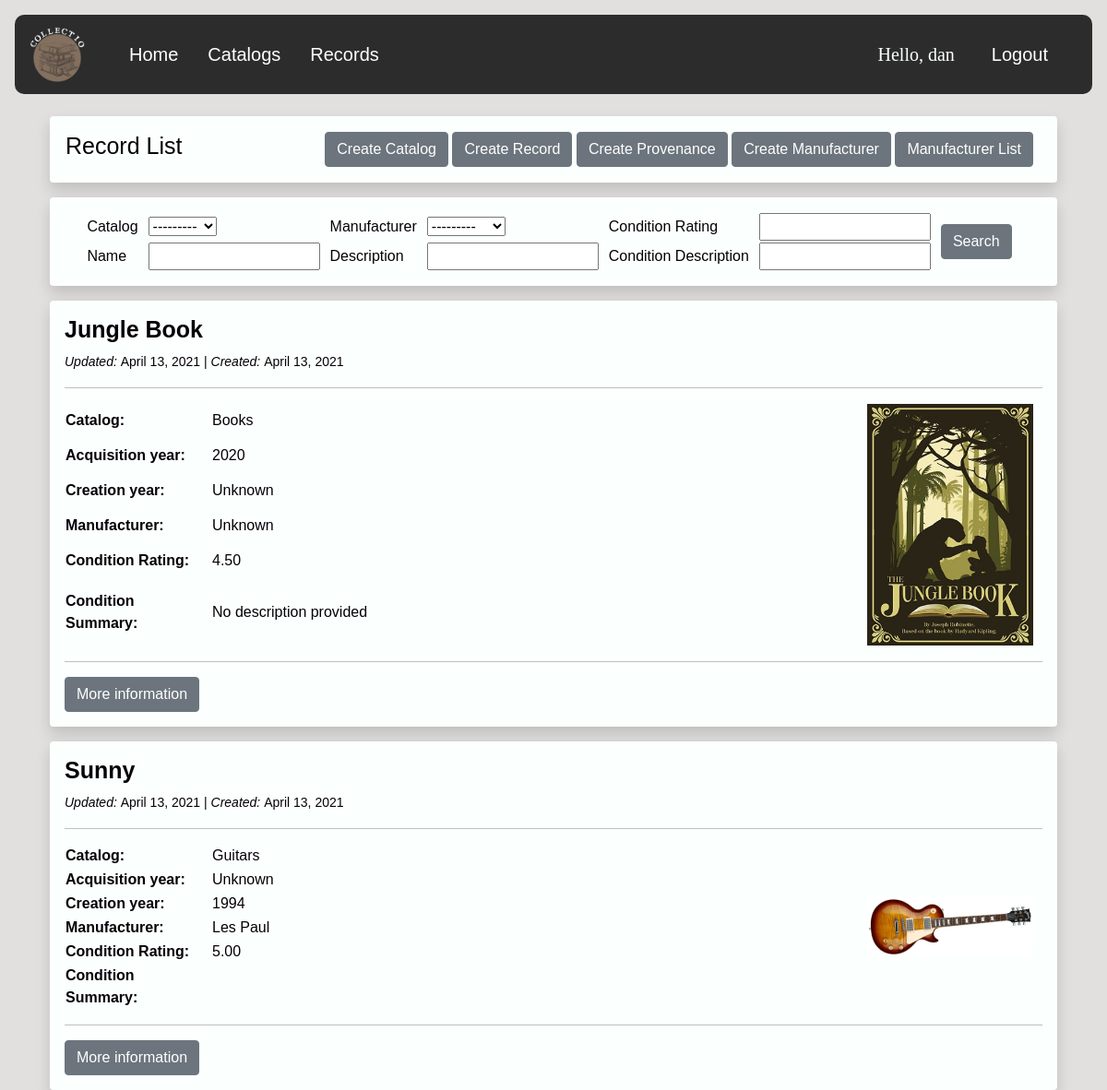
The app's page /search/ (signed in) with its own data.
### catalog/models.py (models this page shows, shortened)
class CommonInfo(models.Model):
    id = models.AutoField(primary_key=True)
    created_at = models.DateField(auto_now_add=True, editable=False)
    updated_at = models.DateField(auto_now=True, editable=False)
    name = models.CharField(max_length=100, help_text='Enter name')
    description = models.TextField(blank=True, help_text='Enter description')
    class Meta:
        abstract = True
        ordering = ['name', '-updated_at']  # '-' reverses order, e.i. newest first

class Record(CommonInfo):
    created_by = models.ForeignKey(User, on_delete=models.CASCADE)
    my_catalog = models.ForeignKey(Catalog, on_delete=models.CASCADE,
                                   verbose_name='Catalog')  # Many records to one Catalog. Deletes all records associated with deleted catalog.
    acquisition_date = models.CharField(max_length=100,
                                        help_text='Please use the following format: <em> YYYY - YYYY </em>', blank=True,
                                        default='Unknown')
    creation_date = models.CharField(max_length=100, help_text='Please use the following format: <em> YYYY </em>',
                                     blank=True, default='Unknown')
    manufacturer = models.ForeignKey('Manufacturer', null=True, blank=True, on_delete=SET_NULL)
    record_picture = models.ImageField(null=True, blank=True, upload_to="images/")
    condition_rating = DecimalField(
        verbose_name='Condition Rating (0 to 5)',
        default=0,
        decimal_places=2,
        max_digits=3,
        validators=[MinValueValidator(Decimal('0')), MaxValueValidator(Decimal('5'))]
    )
    condition_description = models.TextField(blank=True, help_text='Enter condition description')

class Catalog(CommonInfo):
    created_by = models.ForeignKey(User, on_delete=models.CASCADE)
    def __str__(self):
        return f'{self.name}'

class Manufacturer(models.Model):
    created_by = models.ForeignKey(User, on_delete=models.CASCADE)
    name = models.CharField(max_length=100, help_text='Enter name')
    def __str__(self):
        return f'{self.name}'

### catalog/views.py (the view)
# urls.py: path('search/', views.advancedSearch, name='search'),
@login_required(login_url='/login')
def advancedSearch(request):
    catalogs = models.Catalog.objects.all()
    manufacturers = models.Manufacturer.objects.all()
    if request.user.is_superuser:
        records = models.Record.objects.all()
    else:
        records = models.Record.objects.filter(my_catalog__created_by=request.user)
    provenances = models.Provenance.objects.all()
    myFilter = RecordFilter(request.GET, queryset=records)
    records = myFilter.qs
    context = {
        'records': records,
        'provenances': provenances,
        'myFilter': myFilter,
        'catalogs': catalogs,
        'manufacturers': manufacturers,
    }
    return render(request, 'catalog/recordlist.html', context)

### catalog/templates/catalog/recordlist.html (shortened to what this page needs)
{% extends "catalog/base.html" %}
{% block content %}
    <div class="container">
        <div class="shadow p-3 mb-3 bg-dark rounded">
            <table style="width: 100%;">
                <td><h1 style="color: #060007; font-size: 25px;"> Record List </h1></td>
                <td align="right">
                    <a class="btn btn-secondary"  href="/create_catalog" role="button">Create Catalog</a>
                    <a class="btn btn-secondary" href="/create_record" role="button">Create Record</a>
                    <a class="btn btn-secondary" href="/create_provenance" role="button">Create Provenance</a>
                    <a class="btn btn-secondary" href="/create_manufacturer" role="button">Create Manufacturer</a>
                    <a class="btn btn-secondary" href="/manufacturer" role="button">Manufacturer List</a>
                </td>
            </table>
        </div>
        {% if myFilter %}
        <div class="shadow p-3 mb-3 bg-dark rounded">
            <form class="record-form" method="get">
                <table align="center">
                    <tr>
                        <td>Catalog</td> <td> {{ myFilter.form.my_catalog }}</td>
                        <td>Manufacturer</td> <td> {{ myFilter.form.manufacturer }}</td>
                        <td>Condition Rating</td> <td> {{ myFilter.form.condition_rating }}</td>
                        <td rowspan="0"> <button class="btn btn-secondary" type="submit">Search</button> </td>
                    </tr>
                    <tr>
                        <td>Name</td> <td> {{ myFilter.form.name }} </td>
                        <td>Description</td> <td> {{ myFilter.form.description }}</td>
                        <td>Condition Description</td> <td> {{ myFilter.form.condition_description }}</td>
                    </tr>
                </table>
            </form>
        </div>
    {% endif %}
        {% for record in records %}
                <div class="shadow p-3 mb-3 bg-dark rounded">
                <h3 class="text" style="font-weight:bold;font-size:25px;"> {{ record.name }}</h3>
                <p class="text"><small> <em> Updated: </em> {{ record.updated_at }} | <em>
                    Created: </em> {{ record.created_at }} </small></p>
                <hr>
                <table style="width:100%">
                    <colgroup>
                        <col span="1" style="width: 15%;">
                        <col span="1" style="width: 35%;">
                        <col span="1" style="width: 50%;">
                    </colgroup>
                    <tr>
                        <td style="text-align: left;"><strong>Catalog: </strong></td>
                        <td style="text-align: left;"> {{ record.my_catalog.name }}</td>
                        <td align="right" rowspan="0">
                            {% if record.record_picture %}
                            <img src="{{ record.record_picture.url }}" width="180">
                            {% endif %}
                        </td>
                    </tr>
                    <tr>
                        <td style="text-align: left;"><strong>Acquisition year: </strong></td>
                        <td style="text-align: left;">  {{ record.acquisition_date }} </td>
                    </tr>
                    <tr>
                        <td style="text-align: left;"><strong>Creation year: </strong></td>
                        <td style="text-align: left;">  {{ record.creation_date }} </td>
                    </tr>
                    <tr>
                        <td style="text-align: left;"><strong>Manufacturer: </strong></td>
                        {% if record.manufacturer.name %}
                        <td style="text-align: left;">  {{ record.manufacturer.name }} </td>
                        {% else %}
                            <td> Unknown </td>
                        {% endif %}
                    </tr>
                    <tr>
                        <td style="text-align: left;"><strong>Condition Rating: </strong></td>
                        <td style="text-align: left;">  {{ record.condition_rating }} </td>
                    </tr>
                    <tr>
                        <td style="text-align: left;"><strong>Condition Summary: </strong></td>
                        {% if record.manufacturer.name %}
                        <td style="text-align: left;">  {{ record.condition_description }} </td>
                        {% else %}
                            <td> No description provided </td>
                        {% endif %}
                    </tr>
                    </table>
                    <hr>
                    <a class="btn btn-secondary" href="{% url 'record-detail' pk=record.id %}">More information</a>
                </div>
        {% endfor %}
    </div>
    </div>
{% endblock content %}

### catalog/templates/catalog/navbar.html (shortened to what this page needs)
{% extends "catalog/base.html" %}
{% block navbar %}
    <head>
    </head>
    <nav class="navbar navbar-expand-lg px-3" style="background-color:#2c2c2c;border-radius: 10px;">
        <a href="/about" class="navbar-brand">
            {% load static %}
            <img src="{% static '/images/logo.png' %}" width="60" alt="" class="d-inline-block align-middle mr-2">
        </a>
        <div class="collapse navbar-collapse" id="navbarNav">
            <ul class="nav navbar-nav me-auto px-3">
                <li class="nav-item">
                    <a class="nav-link active px-3" style="font-size: 20px" aria-current="page" href="/home">Home</a>
                </li>
                {% if request.user.is_authenticated %}
                    <li class="nav-item">
                        <a class="nav-link active px-3" style="font-size: 20px" href="/catalog">Catalogs</a>
                    </li>
                    <li class="nav-item">
                        <a class="nav-link active px-3" style="font-size: 20px" href="/search">Records</a>
                    </li>
                {% endif %}
            </ul>
            {% if request.user.is_authenticated %}
                <ul class="nav navbar-nav navbar-right px-0">
                    <span class="ref px-2 py-2" id="hello_msg">Hello, {{ request.user }}  </span>
                </ul>
                <ul class="nav navbar-nav navbar-right px-3">
                    <a class="nav-link active px-3" style="font-size: 20px" href="/logout"> Logout</a>
                </ul>
            {% endif %}
        </div>
    </nav>
{% endblock navbar %}

### catalog/templates/catalog/base.html (style rules this page uses)
body, html { margin: 0; padding: 0; height: 100%; background: #e2dfdf !important; font-family: 'Helvetica', sans-serif; color: #FBFFFE; }

### catalog/templates/catalog/navbar.html (style rules this page uses)
.nav-link { font-size: 18px; color: #ffffff !important; padding-right: 2px; }
.ref { color: #FBFFFE; font-size: 20px; font-family: "Comic Sans MS"; }

### catalog/templates/catalog/recordlist.html (style rules this page uses)
.shadow { background-color: #FBFFFE !important; color: #060007; margin: 0.5rem 0 1rem; }
td { padding-right: 10px; }
.text { color: #060007 !important; font-weight: 400; }

### records on screen
Record: name "Jungle Book", updated_at "April 13, 2021", created_at "April 13, 2021", my_catalog.name "Books", record_picture (picture), acquisition_date "2020", creation_date "Unknown", condition_rating "4.50", shows "No description provided"
Record: name "Sunny", updated_at "April 13, 2021", created_at "April 13, 2021", my_catalog.name "Guitars", record_picture (picture), acquisition_date "Unknown", creation_date "1994", manufacturer.name "Les Paul", condition_rating "5.00"

### other values on screen
{{ request.user }} "dan"
